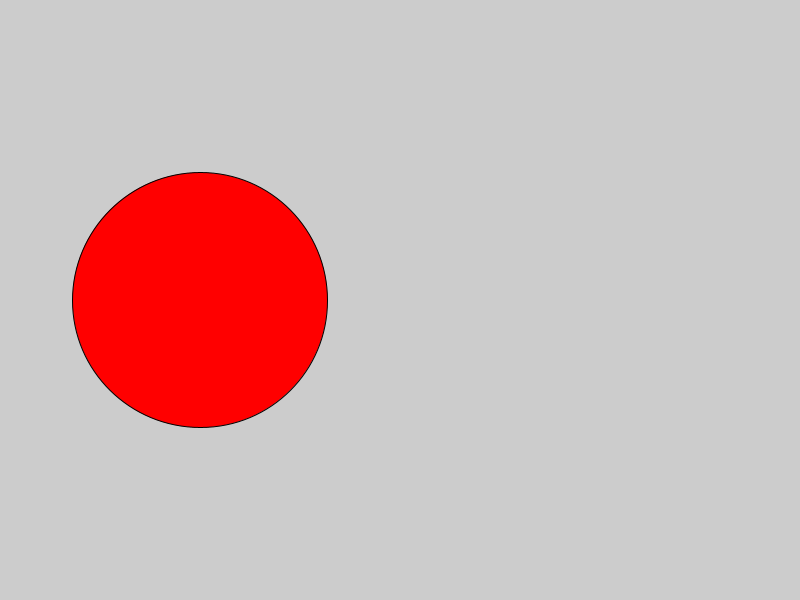
Frame 1 (no input)
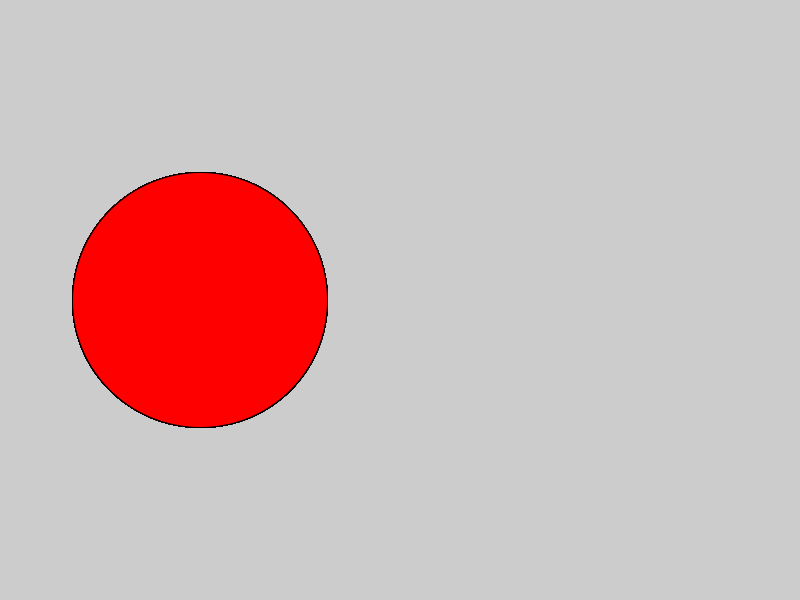
Frame 60 (the mouse pressed at the canvas centre just before this capture)
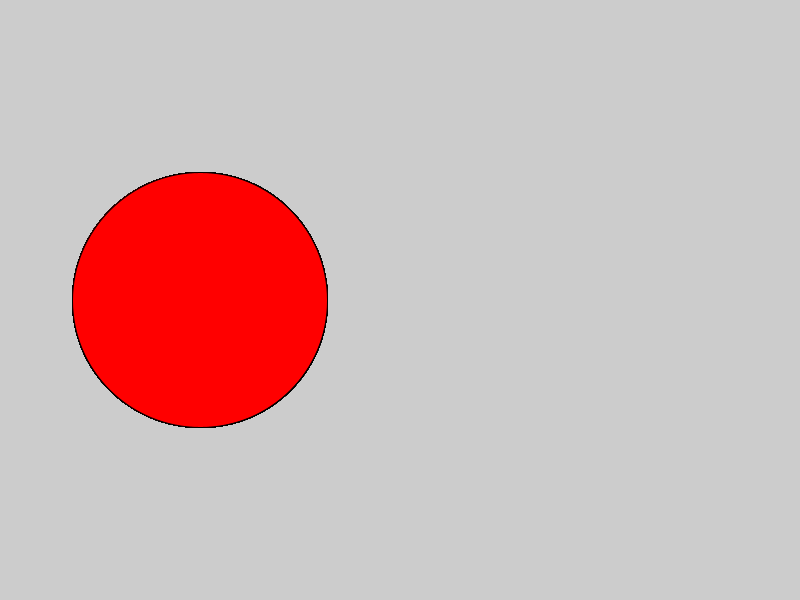
Frame 120 (the mouse held since frame 60 and released just before this capture)

The Processing sketch that drew these frames (run headless with seeded random() and noise(); from frame 60 on, the mouse is pressed at the canvas centre):

// Processing sketch: Processing_challenge
// ── Processing_challenge.pde
String request = "Draw a red circle at center (200, 300) and radius 255";
//Assume the user can only say red, blue, green or black

String colour=request.substring(request.indexOf("a ")+2, request.indexOf("circle")-1);
float x=float(request.substring(request.indexOf("(")+1, request.indexOf(",")));
float y=float(request.substring(request.indexOf(",")+1,request.indexOf(")")));
float radius=float(request.substring(request.indexOf("ius")+3,request.length()));


    

void setup(){
  size(800,600);
  
  
  
}



void draw(){
  switch (colour){
  case "red":
    fill(255,0,0);
    break;
    
  case "blue":
    fill(0,0,255);
    break;
    
  case "green":
    fill(0,255,0);
    break;
    
   case "black":
     fill (0);
     break;
    
  }
  circle(x,y,radius);
  
}
